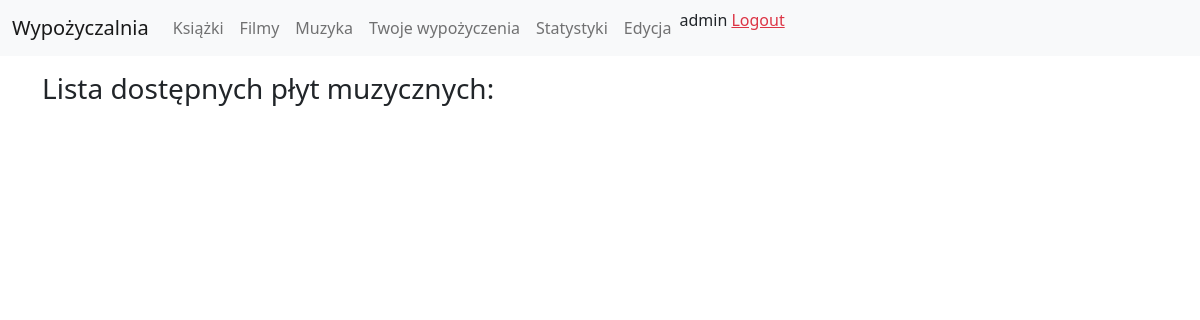
Page /biblioteka/plyty/ (signed in) on the earlier database version.
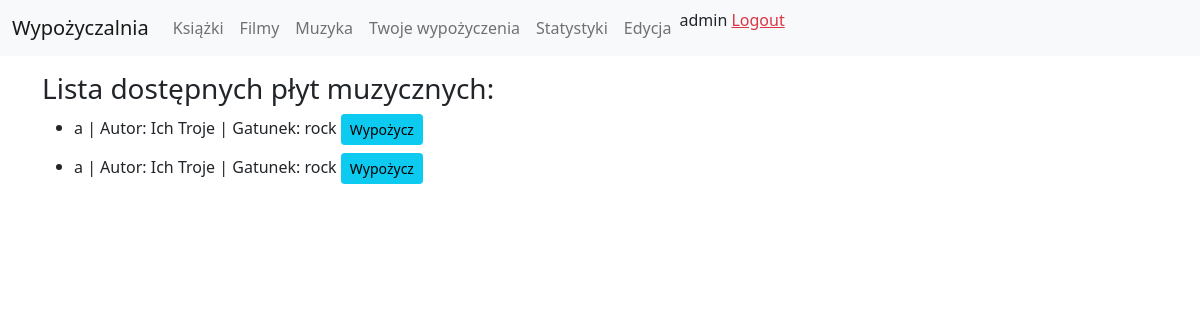
Same page on the later database version.
### Biblioteka/models.py (models this page shows, shortened)
class Plyta(models.Model):
    zespol = models.CharField(max_length=200)
    tytul = models.CharField(max_length=200)
    gatunek = models.CharField(max_length=200)
    lista_utworow = models.CharField(max_length=200)
    czas_trwania = models.IntegerField()
    wypozyczajacy = models.ForeignKey(settings.AUTH_USER_MODEL, on_delete=models.CASCADE, blank=True, null=True)

### Biblioteka/views.py (the view)
# urls.py: path('plyty/', login_required(login_url='loginPage')(Plyty.as_view()), name='plyty'),
class Plyty(View):
    def get(self, request):
        try:
            plyty = get_list_or_404(Plyta, wypozyczajacy=None)
        except:
            plyty = None
        return render(request, 'biblioteka/muzyka.html', {'plyty': plyty})

### Biblioteka/templates/biblioteka/muzyka.html
{% extends "base.html" %}
{% block content %}
<div class="container pt-3">
    <h3>Lista dostępnych płyt muzycznych:</h3>
    <ul>
        {% for plyta in plyty %}
        <li class="mb-2">{{plyta.tytul}} | Autor: {{plyta.zespol}} | Gatunek: {{plyta.gatunek}} <a href='/biblioteka/wypozycz/plyty/{{plyta.id}}' class='btn btn-info btn-sm'>Wypożycz</a></li>
        {% endfor %}
    </ul>
</div>
{% endblock %}

Differences in the rows shown:
added Plyta: tytul "a", zespol "Ich Troje", gatunek "rock"
added Plyta: tytul "a", zespol "Ich Troje", gatunek "rock"
